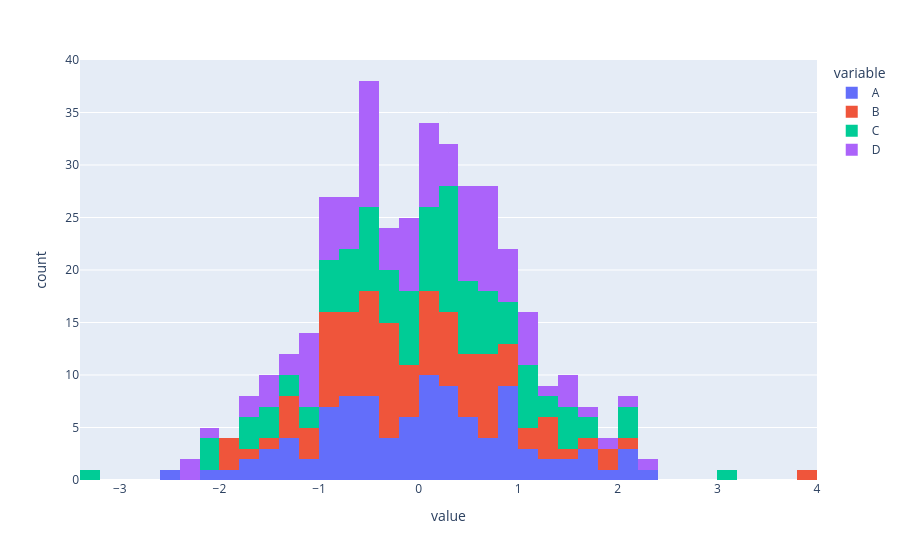

Notebook source saved alongside this figure:
### Code cell
fig = px.histogram(df, nbins = 50)
fig.show()
